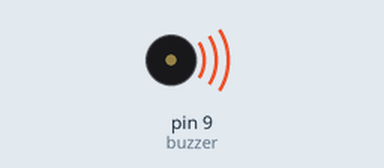
Simulated run of this sketch. Board: Arduino Uno, built with avr-gcc and run on an emulated ATmega328P. Shown: buzzer (waves = sounding).

Above: at 0.4 s.
At 2.84 s:
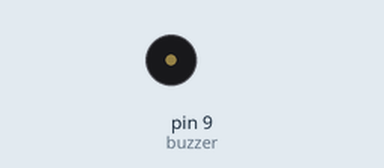
Timing chart, 0 to 3.1 s (numbered marks = the images above):
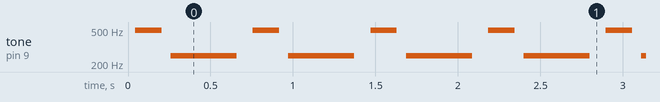

Measured:
- by itself, tone on pin 9 (buzzer): repeats every 0.71 s: silent 0.06 s, 249 Hz 0.40 s, silent 0.10 s, 496 Hz 0.16 s

The sketch:

_18_PassiveBuzzer.ino
```cpp
/***********************************************************
File name:   _pBuzzer.ino
Description:  Passive Buzzer.
Website: www.sdlsmartlabs.com
 ***********************************************************/

int buzzer = 9; // set the buzzer control digital IO pin
 void setup()
 {  pinMode(buzzer, OUTPUT); // set pin 9 as output
 }
 void loop() {
for (int i = 0; i < 80; i++) {  // make a sound
digitalWrite(buzzer, HIGH); // send high signal to buzzer
delay(1); // delay 1ms
digitalWrite(buzzer, LOW); // send low signal to buzzer
delay(1);
}
delay(50);
for (int j = 0; j < 100; j++) { //make another sound
digitalWrite(buzzer, HIGH);
delay(2); // delay 2ms
digitalWrite(buzzer, LOW);
delay(2);
}
delay(100);
}
```
